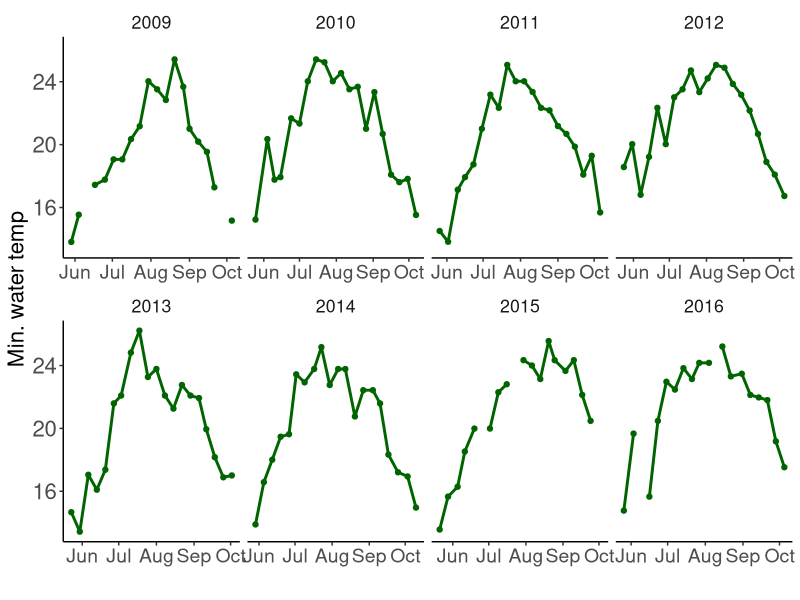
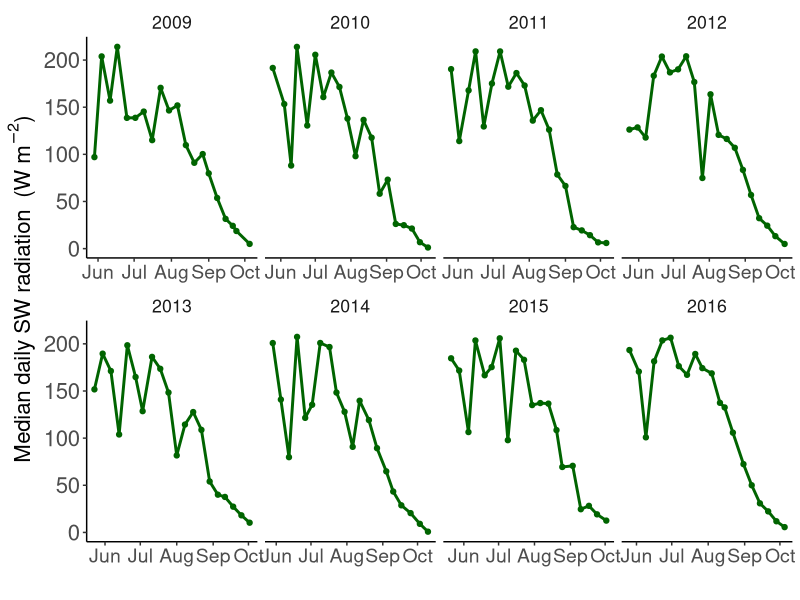
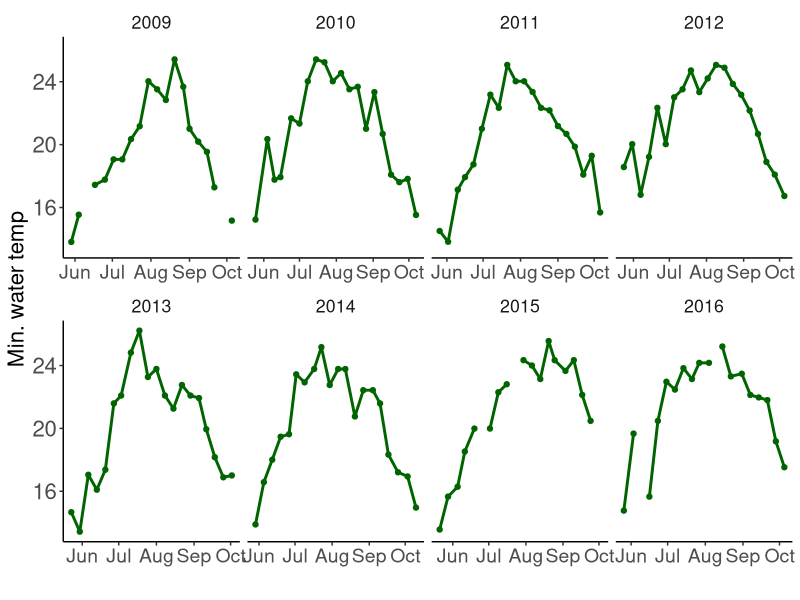
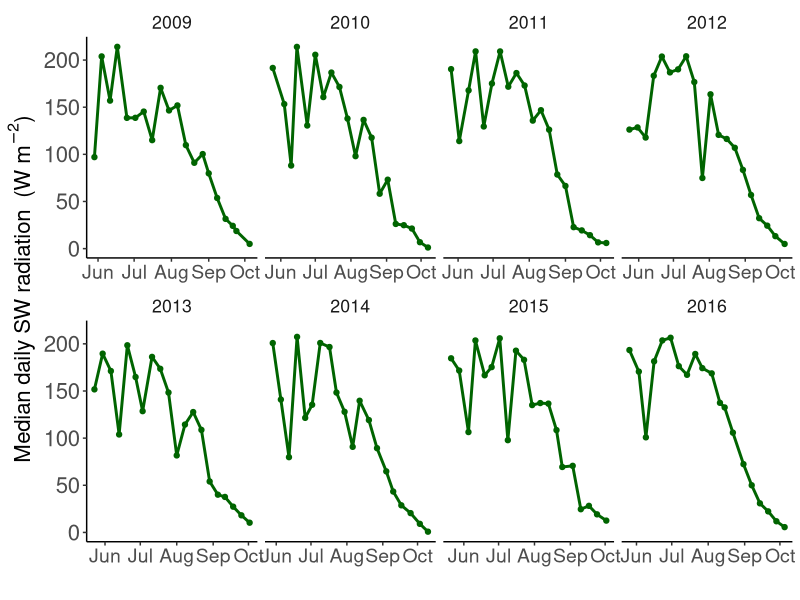

These figures' R source, in order: (Note: this script raises an error after producing the figures.)
#Timeseries of environmental covariates used in Bayesian models for hindcasting
library(tidyverse)
library(lubridate)

Temp <- read_csv("./Datasets/Sunapee/SummarizedData/seasonal_data_mintemp_forecast.csv")

SW <- read_csv("./Datasets/Sunapee/SummarizedData/Midge_year_by_week_SW_forecast_25FEB20.csv")

Schmidt <- read_csv("./Datasets/Sunapee/SummarizedData/Buoy_year_by_week_min_Schmidt_forecast_04MAR20.csv")


mytheme <- theme(panel.grid.major = element_blank(), panel.grid.minor = element_blank(),
                 panel.background = element_blank(), axis.line = element_line(colour = "black"),
                 legend.key = element_blank(),legend.background = element_blank(),
                 text = element_text(size=16), axis.text.y = element_text(size = 16),
                 axis.text.x = element_text(size = 14))

p2 <- ggplot(data = Temp, aes(x = date, y = watertemp_min))+
  geom_point(colour = "darkgreen")+
  geom_line(size = 1, colour = "darkgreen")+
  facet_wrap(vars(year), nrow = 2, ncol = 4, scales = "free_x")+
  ylab("Min. water temp")+
  theme(strip.background.x = element_blank())+
  xlab("")+
  mytheme
p2  

ggsave(p2, filename = "C:/Users/Mary Lofton/Dropbox/Ch5/Final_figs/Supp_fig_mintemp.tif", 
       device = "tiff", height = 6, width = 10, units = "in")

mean(Temp$watertemp_min, na.rm = TRUE)
sd(Temp$watertemp_min, na.rm = TRUE)

week1 <- Temp %>%
  filter(season_week == 1)

range(week1$watertemp_min, na.rm = TRUE)

week20 <- Temp %>%
  filter(season_week == 20)

range(week20$watertemp_min, na.rm = TRUE)

peak <- Temp %>%
  group_by(year) %>%
  filter(watertemp_min == max(watertemp_min, na.rm = TRUE))

mean(peak$watertemp_min, na.rm = TRUE)
sd(peak$watertemp_min, na.rm = TRUE)


#############SW
p3 <- ggplot(data = SW, aes(x = date, y = SW_median_daily))+
  geom_point(colour = "darkgreen")+
  geom_line(size = 1, colour = "darkgreen")+
  facet_wrap(vars(year), nrow = 2, ncol = 4, scales = "free_x")+
  ylab(expression(paste("Median daily SW radiation "," (W ",m^-2,")", sep = "")))+
  theme(strip.background.x = element_blank())+
  xlab("")+
  mytheme
p3

mean(SW$SW_median_daily, na.rm = TRUE)
sd(SW$SW_median_daily, na.rm = TRUE)


early <- SW %>%
  filter(season_week %in% c(1:11))

range(early$SW_median_daily, na.rm = TRUE)

late <- SW %>%
  filter(season_week %in% c(12:20))

range(late$SW_median_daily, na.rm = TRUE)

peak <- SW %>%
  group_by(year) %>%
  filter(SW_median_daily == max(SW_median_daily, na.rm = TRUE))

mean(peak$SW_median_daily, na.rm = TRUE)
sd(peak$SW_median_daily, na.rm = TRUE)


ggsave(p3, filename = "C:/Users/Mary Lofton/Dropbox/Ch5/Final_figs/Supp_fig_SW.tif",
       device = "tiff", height = 6, width = 10, units = "in")

############Minwind
#############SW
p4 <- ggplot(data = Minwind, aes(x = date, y = WindSp_ms_min))+
  geom_point(colour = "darkgreen")+
  geom_line(size = 1, colour = "darkgreen")+
  facet_wrap(vars(year), nrow = 2, ncol = 4, scales = "free_x")+
  ylab(expression(paste("Minimum daily wind speed  "," (m ",s^-1,")", sep = "")))+
  theme(strip.background.x = element_blank())+
  xlab("")+
  mytheme
p4

mean(Minwind$WindSp_ms_min, na.rm = TRUE)
sd(Minwind$WindSp_ms_min, na.rm = TRUE)


range(Minwind$WindSp_ms_min, na.rm = TRUE)

peak <- Minwind %>%
  group_by(year) %>%
  filter(WindSp_ms_min == max(WindSp_ms_min, na.rm = TRUE))

mean(peak$SW_median_daily, na.rm = TRUE)
sd(peak$SW_median_daily, na.rm = TRUE)


ggsave(p4, filename = "C:/Users/Mary Lofton/Dropbox/Ch5/Final_figs/Supp_fig_minwind.tif",
       device = "tiff", height = 6, width = 10, units = "in")



